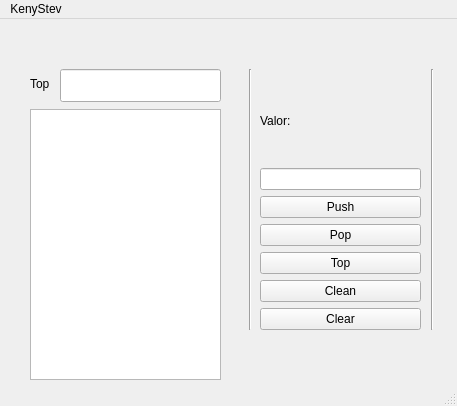
<?xml version="1.0" encoding="UTF-8"?>
<ui version="4.0">
 <class>Stack</class>
 <widget class="QMainWindow" name="Stack">
  <property name="geometry">
   <rect>
    <x>0</x>
    <y>0</y>
    <width>457</width>
    <height>406</height>
   </rect>
  </property>
  <property name="windowTitle">
   <string>MainWindow</string>
  </property>
  <widget class="QWidget" name="centralwidget">
   <widget class="QListWidget" name="listStack">
    <property name="geometry">
     <rect>
      <x>30</x>
      <y>90</y>
      <width>191</width>
      <height>271</height>
     </rect>
    </property>
   </widget>
   <widget class="QLineEdit" name="txtTop">
    <property name="geometry">
     <rect>
      <x>60</x>
      <y>50</y>
      <width>161</width>
      <height>33</height>
     </rect>
    </property>
   </widget>
   <widget class="QLabel" name="label">
    <property name="geometry">
     <rect>
      <x>30</x>
      <y>50</y>
      <width>31</width>
      <height>30</height>
     </rect>
    </property>
    <property name="text">
     <string>Top</string>
    </property>
   </widget>
   <widget class="Line" name="line">
    <property name="geometry">
     <rect>
      <x>240</x>
      <y>50</y>
      <width>20</width>
      <height>261</height>
     </rect>
    </property>
    <property name="orientation">
     <enum>Qt::Vertical</enum>
    </property>
   </widget>
   <widget class="Line" name="line_2">
    <property name="geometry">
     <rect>
      <x>422</x>
      <y>50</y>
      <width>20</width>
      <height>261</height>
     </rect>
    </property>
    <property name="orientation">
     <enum>Qt::Vertical</enum>
    </property>
   </widget>
   <widget class="QWidget" name="">
    <property name="geometry">
     <rect>
      <x>260</x>
      <y>60</y>
      <width>161</width>
      <height>251</height>
     </rect>
    </property>
    <layout class="QVBoxLayout" name="verticalLayout">
     <item>
      <widget class="QLabel" name="label_2">
       <property name="text">
        <string>Valor:</string>
       </property>
      </widget>
     </item>
     <item>
      <widget class="QLineEdit" name="txtValor"/>
     </item>
     <item>
      <widget class="QPushButton" name="btnPush">
       <property name="text">
        <string>Push</string>
       </property>
      </widget>
     </item>
     <item>
      <widget class="QPushButton" name="btnPop">
       <property name="text">
        <string>Pop</string>
       </property>
      </widget>
     </item>
     <item>
      <widget class="QPushButton" name="btnTop">
       <property name="text">
        <string>Top</string>
       </property>
      </widget>
     </item>
     <item>
      <widget class="QPushButton" name="btnClean">
       <property name="text">
        <string>Clean</string>
       </property>
      </widget>
     </item>
     <item>
      <widget class="QPushButton" name="btnClear">
       <property name="text">
        <string>Clear</string>
       </property>
      </widget>
     </item>
    </layout>
   </widget>
  </widget>
  <widget class="QMenuBar" name="menubar">
   <property name="geometry">
    <rect>
     <x>0</x>
     <y>0</y>
     <width>457</width>
     <height>27</height>
    </rect>
   </property>
   <widget class="QMenu" name="menuKenyStev">
    <property name="title">
     <string>KenyStev</string>
    </property>
   </widget>
   <addaction name="menuKenyStev"/>
  </widget>
  <widget class="QStatusBar" name="statusbar"/>
 </widget>
 <resources/>
 <connections/>
</ui>
